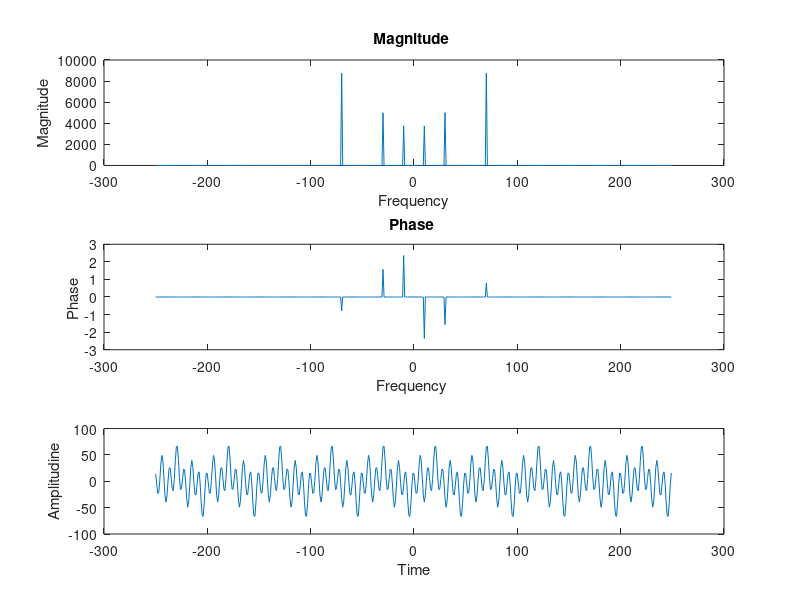

The MATLAB source for this figure:
function assig2()
    fs = 500;
    t = 0:1/fs:1-1/fs;
    

    x = 15 * sin(2 * pi * 10 * t - pi/4) + 20 * sin(2 * pi * 30 * t) +35 * sin(2 * pi * 70 * t + 3*pi/4);
        
       
    X = fft(x);
    N=length(X);
    f = (-N/2:N/2-1) * (fs / N);

    newX = fftshift(X);

    magnitude = abs(newX);
    phase = angle(newX);
    
    phase(magnitude < 10^(-5)) = 0;

    figure;

    subplot(3, 1, 1);
    plot(f, magnitude);
    title('Magnitude ');
    xlabel('Frequency');
    ylabel('Magnitude');

    subplot(3, 1, 2);
    plot(f, phase);
    title('Phase ');
    xlabel('Frequency ');
    ylabel('Phase ');

    subplot(3,1,3)
    plot(f,x);
    xlabel('Time');
    ylabel('Amplitudine');
    

end
